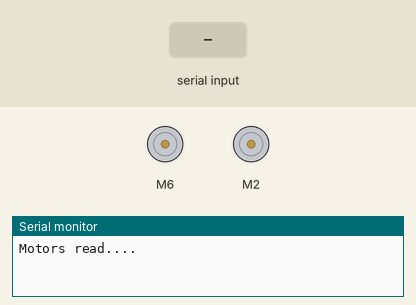
Recording of a sketch running on a simulated Arduino Uno, built with avr-gcc and run on an emulated ATmega328P. Shown: 2 × DC motor (green arrow = forward, orange = backward, longer = faster), the last lines printed to the serial monitor. Inputs (shaded band) come from the test bench.

Above: at 1.2 s.
1.3 s: "s" received over Serial
2.8 s: "b" received over Serial
At 4.4 s:
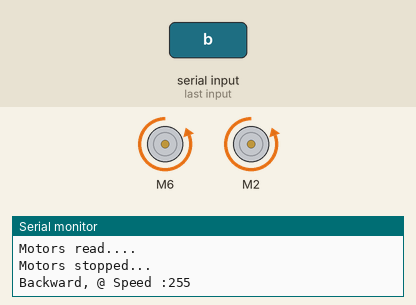
5.3 s: "f" received over Serial
At 7.5 s:
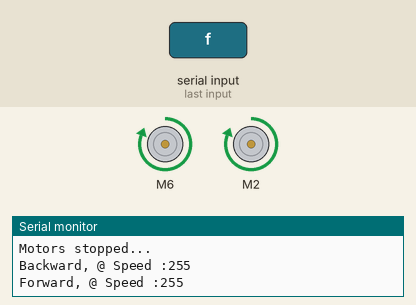
7.8 s: "d" received over Serial
At 8.7 s:
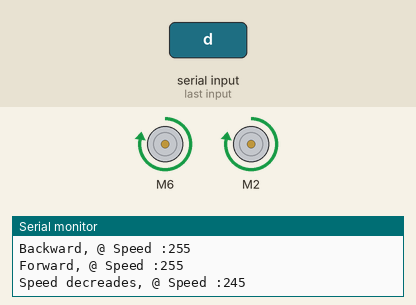
9.3 s: "r" received over Serial
At 9.8 s:
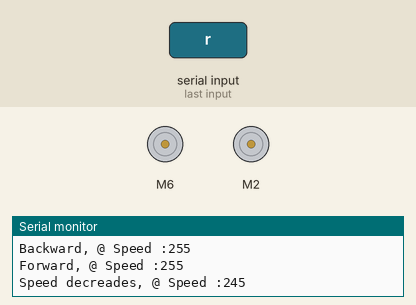
Timing chart, 0 to 12.3 s (numbered marks = the images above; inputs shaded):
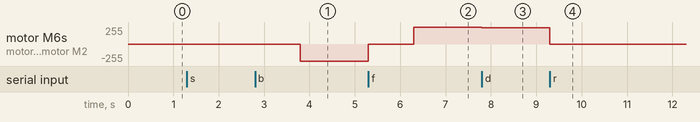

Measured:
- after the input at 2.8 s, motor M6, motor M2: stopped → backward 255/255 after 1.0 s
- after the input at 5.3 s, motor M6, motor M2: backward 255/255 → stopped at once, → forward 255/255 1.0 s later
- after the input at 7.8 s, motor M6, motor M2: forward 255/255 → forward 245/255 at once
- after the input at 9.3 s, motor M6, motor M2: forward 245/255 → stopped at once

The sketch:

L298N_H_Bridge_2_TT_Motors_Interactive.ino
```cpp
#include <L298NX2.h>

// Pin definition
#define EN_A 5
#define IN1_A 6
#define IN2_A 7
#define IN1_B 2
#define IN2_B 4
#define EN_B 3

// Initialize both motors
L298NX2 motors(EN_A, IN1_A, IN2_A, EN_B, IN1_B, IN2_B);

int speed;
char receivedChar;
boolean newData = false;

bool f = true;

void setup()
{
  // Used to display information
  Serial.begin(9600);

  // Wait for Serial Monitor to be opened
  while (!Serial)
  {
    //do nothing
  }
  speed = 255;
  // Set initial speed for both motors
  motors.setSpeed(speed);
  Serial.println("Motors read....");
}

void loop()
{
  recvOneChar();
  if (newData == true) {
    switch (receivedChar) {
      case 's':
        motors.stop();
        Serial.println("Motors stopped...");
        break;
      case 'b':
        motors.stop();
        delay(1000);
        motors.setSpeed(speed);
        f = false;
        motors.backward();
        Serial.print("Backward, @ Speed :"); Serial.println(speed);
        break;
      case 'f':
        motors.stop();
        delay(1000);
        motors.setSpeed(speed);
        f = true;
        motors.forward();
        Serial.print("Forward, @ Speed :"); Serial.println(speed);
        break;
        break;
      case 'r':
        motors.stop();
        delay(1000);
        Serial.print("Speed reset, @ Speed :"); Serial.println(speed);
        speed = 255;
        motors.setSpeed(speed);
        break;
      case 'i':
        if (speed <= 245){
          speed += 10;
          Serial.print("Speed increased, @ Speed :"); Serial.println(speed);
          motors.setSpeed(speed);
          if (f)
            motors.forward();
          else
            motors.backward();

        }
        break;
      case 'd':
        if (speed > 80){
          speed -= 10;
          Serial.print("Speed decreades, @ Speed :"); Serial.println(speed);
          motors.setSpeed(speed);
          if (f)
            motors.forward();
          else
            motors.backward();
        }
        break;
      default:
        break;
    }
    newData = false;
  }

}


void recvOneChar() {
    if (Serial.available() > 0) {
        receivedChar = Serial.read();
        newData = true;
    }
}
```
